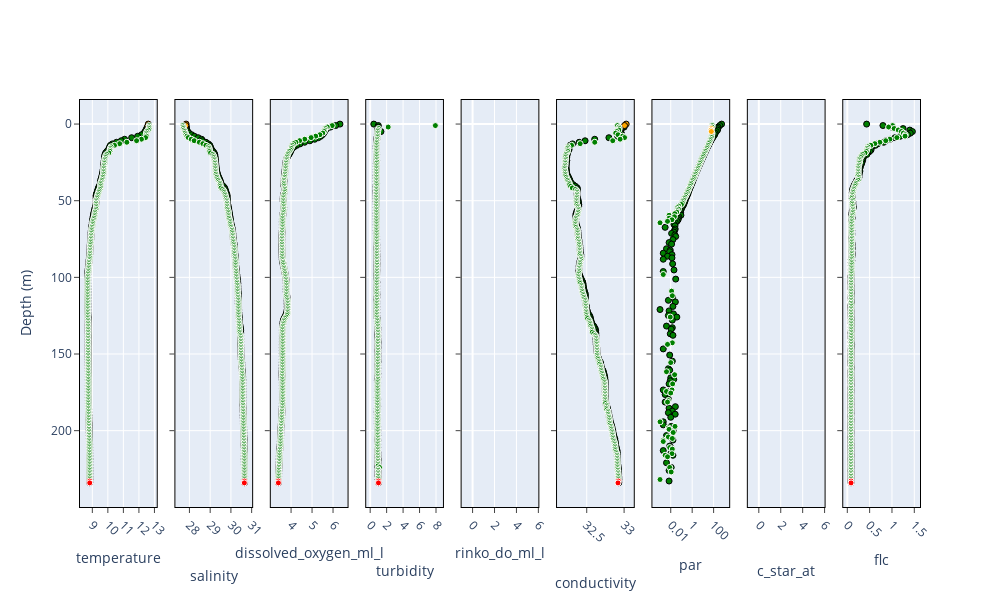

Notebook cell for this chart:
### Markdown cell above
A new profile shown everytime you'll run the cell below.

### Code cell
# Iterate one Hakai ID at the time
id,df_temp = next(df_iter)

# Sort them by direction and depth
variables_to_plot = set(qc_config.keys())-{'position','depth','pressure','sigma0'}                    
vars = list(variables_to_plot)
#vars = ['salinity','temperature']

#Create Subplots
fig = make_subplots(rows=1,cols=len(vars), shared_yaxes=True)

kk=1
for var in vars:
    for direction_flag in ['u','d']:
        for flag,color in qartod_color.items():
            df_flag = df_temp[(df_temp[var+'_qartod_flag']==flag) & (df_temp['direction_flag']==direction_flag)].copy()

            if len(df_flag):
                
                if direction_flag is 'u':
                    marker_dict = dict(color=color,line=dict(color='black',width=1))
                else:
                    marker_dict = dict(color=color,line=dict(color='white',width=1))
                    
                fig.add_trace(
                go.Scatter(x=df_flag[var],
                           y=df_flag['depth'],
                           mode='markers',
                           marker=marker_dict,# df_temp[var+'_qartod_flag'],
                           text=df_flag[var+'_flag_description']),
                    row=1,col=kk)
    
    # Add a new line character to x titles every two plots to make x titles more readable
    if (kk % 2)== 0:
        title_x = ' <br>'+var
    else:
        title_x = var
        
    if var in ['par']: # Make PAR x axis log
        fig.update_xaxes(type="log",row=1,col=kk)
        
    fig.update_xaxes(title=title_x, row=1, col=kk)
    kk=kk+1

# Add stuff around each figures
fig.update_yaxes(title_text="Depth (m)",row=1,col=1)
fig.update_yaxes(autorange="reversed",linecolor='black',mirror=True,ticks='outside',showline=True)
fig.update_xaxes(mirror=True,ticks='outside',showline=True,tickangle=45,linecolor='black')
fig.update_layout(height=600, width=1000,showlegend=False)
print(id)
fig.show()

### Figure 1 — Plotly figure (JSON) as saved in the notebook; plotly's stock layout.template omitted (floating-point values rounded to 4 significant figures; data arrays with more than 128 entries replaced by an {"elided": "..."} marker saying what was removed)
{"data": [{"marker": {"color": "green", "line": {"color": "black", "width": 1}}, "mode": "markers", "text": {"elided": "235 str values"}, "type": "scatter", "x": {"elided": "235 float values"}, "xaxis": "x", "y": {"elided": "235 float values"}, "yaxis": "y"}, {"marker": {"color": "orange", "line": {"color": "black", "width": 1}}, "mode": "markers", "text": ["{'sigma0_qartod_density_inversion_test': 3, }", "{'sigma0_qartod_density_inversion_test': 3, }"], "type": "scatter", "x": [12.6, 12.59], "xaxis": "x", "y": [0.03, 0.964], "yaxis": "y"}, {"marker": {"color": "green", "line": {"color": "white", "width": 1}}, "mode": "markers", "text": {"elided": "234 str values"}, "type": "scatter", "x": {"elided": "234 float values"}, "xaxis": "x", "y": {"elided": "234 float values"}, "yaxis": "y"}, {"marker": {"color": "red", "line": {"color": "white", "width": 1}}, "mode": "markers", "text": ["{'sigma0_qartod_density_inversion_test': 3, 'bottom_hit_flag': 4}", "{'sigma0_qartod_density_inversion_test': 3, 'bottom_hit_flag': 4}"], "type": "scatter", "x": [8.832, 8.832], "xaxis": "x", "y": [232.9, 234.1], "yaxis": "y"}, {"marker": {"color": "green", "line": {"color": "black", "width": 1}}, "mode": "markers", "text": {"elided": "235 str values"}, "type": "scatter", "x": {"elided": "235 float values"}, "xaxis": "x2", "y": {"elided": "235 float values"}, "yaxis": "y2"}, {"marker": {"color": "orange", "line": {"color": "black", "width": 1}}, "mode": "markers", "text": ["{'salinity_qartod_spike_test': 2, 'sigma0_qartod_density_inversion_test': 3, }", "{'sigma0_qartod_density_inversion_test': 3, }"], "type": "scatter", "x": [27.84, 27.83], "xaxis": "x2", "y": [0.03, 0.964], "yaxis": "y2"}, {"marker": {"color": "green", "line": {"color": "white", "width": 1}}, "mode": "markers", "text": {"elided": "234 str values"}, "type": "scatter", "x": {"elided": "234 float values"}, "xaxis": "x2", "y": {"elided": "234 float values"}, "yaxis": "y2"}, {"marker": {"color": "red", "line": {"color": "white", "width": 1}}, "mode": "markers", "text": ["{'sigma0_qartod_density_inversion_test': 3, 'bottom_hit_flag': 4}", "{'salinity_qartod_spike_test': 2, 'sigma0_qartod_density_inversion_test': 3, 'bottom_hit_flag': 4}"], "type": "scatter", "x": [30.65, 30.65], "xaxis": "x2", "y": [232.9, 234.1], "yaxis": "y2"}, {"marker": {"color": "green", "line": {"color": "black", "width": 1}}, "mode": "markers", "text": {"elided": "237 str values"}, "type": "scatter", "x": {"elided": "237 float values"}, "xaxis": "x3", "y": {"elided": "237 float values"}, "yaxis": "y3"}, {"marker": {"color": "green", "line": {"color": "white", "width": 1}}, "mode": "markers", "text": {"elided": "234 str values"}, "type": "scatter", "x": {"elided": "234 float values"}, "xaxis": "x3", "y": {"elided": "234 float values"}, "yaxis": "y3"}, {"marker": {"color": "red", "line": {"color": "white", "width": 1}}, "mode": "markers", "text": ["{'dissolved_oxygen_ml_l_do_cap_flag': 2, 'bottom_hit_flag': 4}", "{'dissolved_oxygen_ml_l_qartod_spike_test': 2, 'dissolved_oxygen_ml_l_do_cap_flag': 2, 'bottom_hit_flag': 4}"], "type": "scatter", "x": [3.397, 3.396], "xaxis": "x3", "y": [232.9, 234.1], "yaxis": "y3"}, {"marker": {"color": "green", "line": {"color": "black", "width": 1}}, "mode": "markers", "text": {"elided": "237 str values"}, "type": "scatter", "x": {"elided": "237 float values"}, "xaxis": "x4", "y": {"elided": "237 float values"}, "yaxis": "y4"}, {"marker": {"color": "green", "line": {"color": "white", "width": 1}}, "mode": "markers", "text": {"elided": "234 str values"}, "type": "scatter", "x": {"elided": "234 float values"}, "xaxis": "x4", "y": {"elided": "234 float values"}, "yaxis": "y4"}, {"marker": {"color": "red", "line": {"color": "white", "width": 1}}, "mode": "markers", "text": ["{'bottom_hit_flag': 4}", "{'bottom_hit_flag': 4}"], "type": "scatter", "x": [1.008, 1.008], "xaxis": "x4", "y": [232.9, 234.1], "yaxis": "y4"}, {"marker": {"color": "green", "line": {"color": "black", "width": 1}}, "mode": "markers", "text": {"elided": "237 str values"}, "type": "scatter", "x": {"elided": "237 null values"}, "xaxis": "x5", "y": {"elided": "237 float values"}, "yaxis": "y5"}, {"marker": {"color": "green", "line": {"color": "white", "width": 1}}, "mode": "markers", "text": {"elided": "234 str values"}, "type": "scatter", "x": {"elided": "234 null values"}, "xaxis": "x5", "y": {"elided": "234 float values"}, "yaxis": "y5"}, {"marker": {"color": "red", "line": {"color": "white", "width": 1}}, "mode": "markers", "text": ["{'rinko_do_ml_l_hakai_flag_value': 9, 'rinko_do_ml_l_qartod_gross_range_test': 9, 'rinko_do_ml_l_qartod_rate_of_change_test': 9, 'rinko_do_ml_l_qartod_spike_test': 9, 'rinko_do_ml_l_qartod_attenuated_signal_test': 9, 'rinko_do_ml_l_do_cap_flag': 2, 'bottom_hit_flag': 4}", "{'rinko_do_ml_l_hakai_flag_value': 9, 'rinko_do_ml_l_qartod_gross_range_test': 9, 'rinko_do_ml_l_qartod_rate_of_change_test': 9, 'rinko_do_ml_l_qartod_spike_test': 9, 'rinko_do_ml_l_qartod_attenuated_signal_test': 9, 'rinko_do_ml_l_do_cap_flag': 2, 'bottom_hit_flag': 4}"], "type": "scatter", "x": [null, null], "xaxis": "x5", "y": [232.9, 234.1], "yaxis": "y5"}, {"marker": {"color": "green", "line": {"color": "black", "width": 1}}, "mode": "markers", "text": {"elided": "235 str values"}, "type": "scatter", "x": {"elided": "235 float values"}, "xaxis": "x6", "y": {"elided": "235 float values"}, "yaxis": "y6"}, {"marker": {"color": "orange", "line": {"color": "black", "width": 1}}, "mode": "markers", "text": ["{'sigma0_qartod_density_inversion_test': 3, }", "{'sigma0_qartod_density_inversion_test': 3, }"], "type": "scatter", "x": [33.03, 33.01], "xaxis": "x6", "y": [0.03, 0.964], "yaxis": "y6"}, {"marker": {"color": "green", "line": {"color": "white", "width": 1}}, "mode": "markers", "text": {"elided": "234 str values"}, "type": "scatter", "x": {"elided": "234 float values"}, "xaxis": "x6", "y": {"elided": "234 float values"}, "yaxis": "y6"}, {"marker": {"color": "red", "line": {"color": "white", "width": 1}}, "mode": "markers", "text": ["{'sigma0_qartod_density_inversion_test': 3, 'bottom_hit_flag': 4}", "{'sigma0_qartod_density_inversion_test': 3, 'bottom_hit_flag': 4}"], "type": "scatter", "x": [32.92, 32.92], "xaxis": "x6", "y": [232.9, 234.1], "yaxis": "y6"}, {"marker": {"color": "green", "line": {"color": "black", "width": 1}}, "mode": "markers", "text": {"elided": "147 str values"}, "type": "scatter", "x": {"elided": "147 float values"}, "xaxis": "x7", "y": {"elided": "147 float values"}, "yaxis": "y7"}, {"marker": {"color": "orange", "line": {"color": "black", "width": 1}}, "mode": "markers", "text": ["{'par_qartod_gross_range_test': 3, }", "{'par_qartod_gross_range_test': 3, }", "{'par_qartod_gross_range_test': 3, }", "{'par_qartod_gross_range_test': 3, }", "{'par_qartod_gross_range_test': 3, }", "{'par_qartod_gross_range_test': 3, }", "{'par_qartod_gross_range_test': 3, }", "{'par_qartod_gross_range_test': 3, }", "{'par_qartod_gross_range_test': 3, }", "{'par_qartod_gross_range_test': 3, }", "{'par_qartod_gross_range_test': 3, }", "{'par_qartod_gross_range_test': 3, }", "{'par_qartod_gross_range_test': 3, }", "{'par_qartod_gross_range_test': 3, }", "{'par_qartod_gross_range_test': 3, }", "{'par_qartod_gross_range_test': 3, }", "{'par_qartod_gross_range_test': 3, }", "{'par_qartod_gross_range_test': 3, }", "{'par_qartod_gross_range_test': 3, }", "{'par_qartod_gross_range_test': 3, }", "{'par_qartod_gross_range_test': 3, }", "{'par_qartod_gross_range_test': 3, }", "{'par_qartod_gross_range_test': 3, }", "{'par_qartod_gross_range_test': 3, }", "{'par_qartod_gross_range_test': 3, }", "{'par_qartod_gross_range_test': 3, }", "{'par_qartod_gross_range_test': 3, }", "{'par_qartod_gross_range_test': 3, }", "{'par_qartod_gross_range_test': 3, }", "{'par_qartod_gross_range_test': 3, }", "{'par_qartod_gross_range_test': 3, }", "{'par_qartod_gross_range_test': 3, }", "{'par_qartod_gross_range_test': 3, }", "{'par_qartod_gross_range_test': 3, }", "{'par_qartod_gross_range_test': 3, }", "{'par_qartod_gross_range_test': 3, }", "{'par_qartod_gross_range_test': 3, }", "{'par_qartod_gross_range_test': 3, }", "{'par_qartod_gross_range_test': 3, }", "{'par_qartod_gross_range_test': 3, }", "{'par_qartod_gross_range_test': 3, }", "{'par_qartod_gross_range_test': 3, }", "{'par_qartod_gross_range_test': 3, }", "{'par_qartod_gross_range_test': 3, }", "{'par_qartod_gross_range_test': 3, }", "{'par_qartod_gross_range_test': 3, }", "{'par_qartod_gross_range_test': 3, }", "{'par_qartod_gross_range_test': 3, }", "{'par_qartod_gross_range_test': 3, }", "{'par_qartod_gross_range_test': 3, }", "{'par_qartod_gross_range_test': 3, }", "{'par_qartod_gross_range_test': 3, }", "{'par_qartod_gross_range_test': 3, }", "{'par_qartod_gross_range_test': 3, }", "{'par_qartod_gross_range_test': 3, }", "{'par_qartod_gross_range_test': 3, }", "{'par_qartod_gross_range_test': 3, }", "{'par_qartod_gross_range_test': 3, }", "{'par_qartod_gross_range_test': 3, }", "{'par_qartod_gross_range_test': 3, }", "{'par_qartod_gross_range_test': 3, }", "{'par_qartod_gross_range_test': 3, }", "{'par_qartod_gross_range_test': 3, }", "{'par_qartod_gross_range_test': 3, }", "{'par_qartod_gross_range_test': 3, }", "{'par_qartod_gross_range_test': 3, }", "{'par_qartod_gross_range_test': 3, }", "{'par_qartod_gross_range_test': 3, }", "{'par_qartod_gross_range_test': 3, }", "{'par_qartod_gross_range_test': 3, }", "{'par_qartod_gross_range_test': 3, }", "{'par_qartod_gross_range_test': 3, }", "{'par_qartod_gross_range_test': 3, }", "{'par_qartod_gross_range_test': 3, }", "{'par_qartod_gross_range_test': 3, }", "{'par_qartod_gross_range_test': 3, }", "{'par_qartod_gross_range_test': 3, }", "{'par_qartod_gross_range_test': 3, }", "{'par_qartod_gross_range_test': 3, }", "{'par_qartod_gross_range_test': 3, }", "{'par_qartod_gross_range_test': 3, }", "{'par_qartod_gross_range_test': 3, }", "{'par_qartod_gross_range_test': 3, }", "{'par_qartod_gross_range_test': 3, }", "{'par_qartod_gross_range_test': 3, }", "{'par_qartod_gross_range_test': 3, }", "{'par_qartod_gross_range_test': 3, }", "{'par_qartod_gross_range_test': 3, }", "{'par_qartod_gross_range_test': 3, }", "{'par_qartod_gross_range_test': 3, }"], "type": "scatter", "x": [-0.019, -0.024, -0.012, -0.002, -0.02, -0.008, -0.008, -0.01, -0.009, -0.009, -0.003, -0.009, -0.015, -0.014, -0.016, -0.01, -0.006, -0.01, -0.022, -0.005, -0.008, -0.003, -0.017, -0.018, -0.018, -0.009, -0.018, -0.007, -0.002, -0.012, -0.001, -0.018, -0.021, -0.02, -0.007, -0.006, -0.009, -0.005, -0.006, -0.025, -0.009, -0.006, -0.001, -0.001, -0.011, -0.017, -0.006, -0.004, -0.007, -0.014, -0.008, -0.011, -0.007, -0.025, -0.005, -0.014, -0.01, -0.031, -0.024, -0.005, -0.013, -0.009, -0.021, -0.021, -0.022, -0.009, -0.012, -0.006, -0.001, -0.008, -0.005, -0.01, -0.015, -0.009, -0.007, -0.005, -0.014, -0.005, -0.001, -0.013, -0.023, -0.01, -0.014, -0.014, -0.01, -0.011, -0.01, -0.022, -0.005, -0.013], "xaxis": "x7", "y": [74.37, 76.26, 79.29, 80.32, 89.19, 90.21, 92.12, 93.13, 94.17, 97.13, 98.1, 99.1, 100.1, 102.1, 103.1, 104.0, 105.1, 106.0, 107.1, 108.1, 109.1, 110.1, 112.0, 114.0, 117.0, 117.9, 119.9, 122.9, 126.9, 128.8, 129.8, 130.9, 134.8, 135.8, 138.7, 141.8, 142.7, 143.8, 144.7, 145.7, 147.7, 148.7, 149.6, 151.6, 152.6, 153.6, 155.6, 156.6, 157.5, 158.6, 161.6, 162.6, 163.6, 164.5, 168.4, 170.5, 171.5, 172.5, 175.4, 177.4, 178.4, 180.3, 182.4, 183.3, 186.3, 190.2, 193.2, 195.2, 201.2, 202.1, 204.1, 205.2, 207.1, 208.1, 209.1, 212.0, 214.0, 217.0, 218.0, 219.0, 219.9, 222.0, 223.0, 225.0, 226.9, 227.9, 228.9, 229.8, 230.9, 231.9], "yaxis": "y7"}, {"marker": {"color": "green", "line": {"color": "white", "width": 1}}, "mode": "markers", "text": ["", "", "", "", "", "", "", "", "", "", "", "", "", "", "", "", "", "", "", "", "", "", "", "", "", "", "", "", "", "", "", "", "", "", "", "", "", "", "", "", "", "", "", "", "", "", "", "", "", "", "", "", "", "", "", "", "", "", "", "", "", "", "", "", "", "", "", "", "", "", "", "", "", "", "", "", "", "", "", "", "", "", "", "", "", "", "", "", "", "", "", "", "", "", "", "", "", "", "", "", "", "", "", "", ""], "type": "scatter", "x": [74.44, 71.8, 71.57, 67.92, 64.91, 62.37, 52.81, 46.78, 40.59, 34.87, 29.28, 24.98, 22.15, 18.86, 16.25, 14.07, 12.07, 10.47, 8.894, 7.688, 6.648, 5.759, 5.09, 4.339, 3.85, 3.351, 2.862, 2.498, 2.197, 1.936, 1.699, 1.471, 1.268, 1.053, 0.9, 0.799, 0.723, 0.595, 0.509, 0.469, 0.383, 0.346, 0.284, 0.254, 0.21, 0.176, 0.159, 0.128, 0.121, 0.098, 0.056, 0.044, 0.052, 0.039, 0.036, 0.024, 0.007, 0.022, 0.007, 0.013, 0.005, 0.001, 0, 0, 0.002, 0.012, 0.014, 0, 0, 0, 0.009, 0, 0.014, 0.005, 0, 0, 0.01, 0, 0, 0.004, 0.023, 0.015, 0.013, 0.004, 0.01, 0.006, 0.005, 0.001, 0.025, 0.006, 0.007, 0.017, 0, 0.006, 0.014, 0.002, 0.002, 0.008, 0.014, 0.013, 0.003, 0.005, 0.008, 0.011, 0.001], "xaxis": "x7", "y": [1.005, 1.958, 5.891, 6.955, 7.886, 8.834, 9.874, 10.85, 11.87, 12.79, 13.87, 14.87, 15.88, 16.87, 17.83, 18.82, 19.79, 20.75, 21.81, 22.82, 23.84, 24.78, 25.73, 26.78, 27.74, 28.69, 29.75, 30.74, 31.69, 32.67, 33.72, 34.67, 35.73, 36.67, 37.66, 38.62, 39.58, 40.63, 41.67, 42.63, 43.59, 44.61, 45.62, 46.62, 47.59, 48.61, 49.62, 50.57, 51.52, 52.5, 53.53, 54.55, 55.54, 56.48, 57.44, 58.47, 59.53, 60.45, 61.41, 62.43, 63.46, 64.39, 82.33, 84.26, 98.14, 109.0, 112.0, 122.0, 122.9, 123.9, 125.9, 126.9, 142.7, 143.7, 147.6, 151.7, 155.6, 157.6, 159.6, 161.5, 163.5, 169.5, 173.4, 174.4, 175.4, 180.4, 181.3, 194.2, 197.2, 198.2, 199.1, 201.2, 202.2, 204.1, 205.1, 206.1, 207.1, 211.0, 212.0, 215.0, 216.0, 217.0, 224.0, 226.9, 231.9], "yaxis": "y7"}, {"marker": {"color": "orange", "line": {"color": "white", "width": 1}}, "mode": "markers", "text": {"elided": "129 str values"}, "type": "scatter", "x": {"elided": "129 float values"}, "xaxis": "x7", "y": {"elided": "129 float values"}, "yaxis": "y7"}, {"marker": {"color": "red", "line": {"color": "white", "width": 1}}, "mode": "markers", "text": ["{'par_qartod_gross_range_test': 3, 'bottom_hit_flag': 4, }", "{'par_qartod_gross_range_test': 3, 'bottom_hit_flag': 4, }"], "type": "scatter", "x": [-0.015, -0.008], "xaxis": "x7", "y": [232.9, 234.1], "yaxis": "y7"}, {"marker": {"color": "green", "line": {"color": "black", "width": 1}}, "mode": "markers", "text": {"elided": "237 str values"}, "type": "scatter", "x": {"elided": "237 null values"}, "xaxis": "x8", "y": {"elided": "237 float values"}, "yaxis": "y8"}, {"marker": {"color": "green", "line": {"color": "white", "width": 1}}, "mode": "markers", "text": {"elided": "234 str values"}, "type": "scatter", "x": {"elided": "234 null values"}, "xaxis": "x8", "y": {"elided": "234 float values"}, "yaxis": "y8"}, {"marker": {"color": "red", "line": {"color": "white", "width": 1}}, "mode": "markers", "text": ["{'c_star_at_qartod_attenuated_signal_test': 9, 'c_star_at_qartod_spike_test': 9, 'bottom_hit_flag': 4}", "{'c_star_at_qartod_attenuated_signal_test': 9, 'c_star_at_qartod_spike_test': 9, 'bottom_hit_flag': 4}"], "type": "scatter", "x": [null, null], "xaxis": "x8", "y": [232.9, 234.1], "yaxis": "y8"}, {"marker": {"color": "green", "line": {"color": "black", "width": 1}}, "mode": "markers", "text": {"elided": "237 str values"}, "type": "scatter", "x": {"elided": "237 float values"}, "xaxis": "x9", "y": {"elided": "237 float values"}, "yaxis": "y9"}, {"marker": {"color": "green", "line": {"color": "white", "width": 1}}, "mode": "markers", "text": {"elided": "234 str values"}, "type": "scatter", "x": {"elided": "234 float values"}, "xaxis": "x9", "y": {"elided": "234 float values"}, "yaxis": "y9"}, {"marker": {"color": "red", "line": {"color": "white", "width": 1}}, "mode": "markers", "text": ["{'bottom_hit_flag': 4}", "{'bottom_hit_flag': 4}"], "type": "scatter", "x": [0.0839, 0.084], "xaxis": "x9", "y": [232.9, 234.1], "yaxis": "y9"}], "layout": {"height": 600, "showlegend": false, "width": 1000, "xaxis": {"anchor": "y", "domain": [0, 0.09136], "linecolor": "black", "mirror": true, "showline": true, "tickangle": 45, "ticks": "outside", "title": {"text": "temperature"}}, "xaxis2": {"anchor": "y2", "domain": [0.1136, 0.2049], "linecolor": "black", "mirror": true, "showline": true, "tickangle": 45, "ticks": "outside", "title": {"text": " <br>salinity"}}, "xaxis3": {"anchor": "y3", "domain": [0.2272, 0.3185], "linecolor": "black", "mirror": true, "showline": true, "tickangle": 45, "ticks": "outside", "title": {"text": "dissolved_oxygen_ml_l"}}, "xaxis4": {"anchor": "y4", "domain": [0.3407, 0.4321], "linecolor": "black", "mirror": true, "showline": true, "tickangle": 45, "ticks": "outside", "title": {"text": " <br>turbidity"}}, "xaxis5": {"anchor": "y5", "domain": [0.4543, 0.5457], "linecolor": "black", "mirror": true, "showline": true, "tickangle": 45, "ticks": "outside", "title": {"text": "rinko_do_ml_l"}}, "xaxis6": {"anchor": "y6", "domain": [0.5679, 0.6593], "linecolor": "black", "mirror": true, "showline": true, "tickangle": 45, "ticks": "outside", "title": {"text": " <br>conductivity"}}, "xaxis7": {"anchor": "y7", "domain": [0.6815, 0.7728], "linecolor": "black", "mirror": true, "showline": true, "tickangle": 45, "ticks": "outside", "title": {"text": "par"}, "type": "log"}, "xaxis8": {"anchor": "y8", "domain": [0.7951, 0.8864], "linecolor": "black", "mirror": true, "showline": true, "tickangle": 45, "ticks": "outside", "title": {"text": " <br>c_star_at"}}, "xaxis9": {"anchor": "y9", "domain": [0.9086, 1], "linecolor": "black", "mirror": true, "showline": true, "tickangle": 45, "ticks": "outside", "title": {"text": "flc"}}, "yaxis": {"anchor": "x", "autorange": "reversed", "domain": [0, 1], "linecolor": "black", "mirror": true, "showline": true, "ticks": "outside", "title": {"text": "Depth (m)"}}, "yaxis2": {"anchor": "x2", "autorange": "reversed", "domain": [0, 1], "linecolor": "black", "matches": "y", "mirror": true, "showline": true, "showticklabels": false, "ticks": "outside"}, "yaxis3": {"anchor": "x3", "autorange": "reversed", "domain": [0, 1], "linecolor": "black", "matches": "y", "mirror": true, "showline": true, "showticklabels": false, "ticks": "outside"}, "yaxis4": {"anchor": "x4", "autorange": "reversed", "domain": [0, 1], "linecolor": "black", "matches": "y", "mirror": true, "showline": true, "showticklabels": false, "ticks": "outside"}, "yaxis5": {"anchor": "x5", "autorange": "reversed", "domain": [0, 1], "linecolor": "black", "matches": "y", "mirror": true, "showline": true, "showticklabels": false, "ticks": "outside"}, "yaxis6": {"anchor": "x6", "autorange": "reversed", "domain": [0, 1], "linecolor": "black", "matches": "y", "mirror": true, "showline": true, "showticklabels": false, "ticks": "outside"}, "yaxis7": {"anchor": "x7", "autorange": "reversed", "domain": [0, 1], "linecolor": "black", "matches": "y", "mirror": true, "showline": true, "showticklabels": false, "ticks": "outside"}, "yaxis8": {"anchor": "x8", "autorange": "reversed", "domain": [0, 1], "linecolor": "black", "matches": "y", "mirror": true, "showline": true, "showticklabels": false, "ticks": "outside"}, "yaxis9": {"anchor": "x9", "autorange": "reversed", "domain": [0, 1], "linecolor": "black", "matches": "y", "mirror": true, "showline": true, "showticklabels": false, "ticks": "outside"}}}
